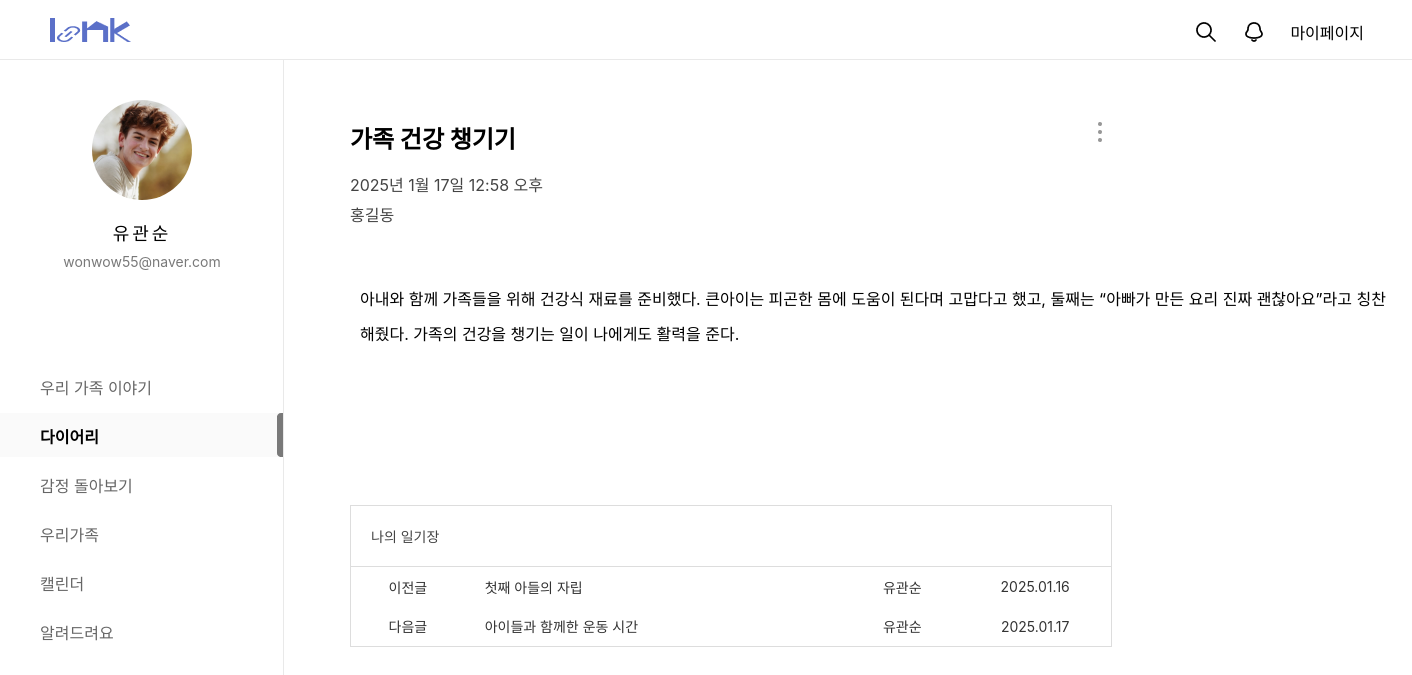
The page /diary/diary_view/95/?pageNum=10 (signed in) on the database its author committed.
### mypage/models.py (models this page shows, shortened)
class Img(models.Model):
  id = models.CharField(max_length=50, primary_key=True)  # 고유한 ID
  img = models.ImageField(upload_to='images/', null=True, blank=True, default='../static/images/calendar1/default_profile.png')  # 디폴트 이미지 설정

### loginpage/models.py (models this page shows, shortened)
class Member(models.Model):
  id = models.CharField(max_length=50,primary_key=True)
  pw = models.CharField(max_length=100)
  name = models.CharField(max_length=100)
  nicName = models.CharField(max_length=100,default='123')
  mail = models.EmailField(max_length=100)
  birthday = models.CharField(max_length=50)
  gender = models.CharField(max_length=10,choices=[('남자', '남자'), ('여자', '여자')])
  mdate = models.DateTimeField(auto_now=True)
  created_group = models.OneToOneField(
        'diary.GroupDiary',  # '앱이름.모델이름' 형식
        on_delete=models.SET_NULL,
        null=True,
        blank=True,
        related_name='creator'
    )
  joined_group = models.ForeignKey(
        'diary.GroupDiary',  # '앱이름.모델이름' 형식
        on_delete=models.SET_NULL,
        null=True,
        blank=True,
        related_name='members'
    )

### diary/models.py (models this page shows, shortened)
class Content(models.Model):
  cno = models.AutoField(primary_key=True)
  member = models.ForeignKey(Member,on_delete=models.DO_NOTHING, null=False) # 유저id & 닉네임 가져옴
  ctitle = models.CharField(max_length=1000)
  ccontent = models.TextField(null=True)
  cdate = models.DateTimeField(default=timezone.now)  # 기본값을 오늘 날짜로 설정
  group_diary  = models.ManyToManyField(GroupDiary, blank=True)
  image = models.ImageField(upload_to='diary_images/', blank=True, null=True)  # 이미지
  mdiary = models.ForeignKey(MdiaryBoard, on_delete=models.CASCADE, null=True, blank=True)

class MdiaryBoard(models.Model):
  mno = models.AutoField(primary_key=True)
  id = models.ForeignKey(Member,on_delete=models.DO_NOTHING, null=True)
  mtitle = models.CharField(max_length=1000,default='나의 일기장')
  mdate = models.DateField(auto_now=True)

### diary/views.py (the view)
# urls.py: path('diary_view/<int:cno>/', views.diary_view, name="diary_view"),
@cache_control(no_cache=True, must_revalidate=True, no_store=True)
def diary_view(request,cno):
		session_id = request.session.get('session_id')
		member = Member.objects.filter(id=session_id).first()
		mdiary = MdiaryBoard.objects.filter(id=member).first()
		qb = Img.objects.filter(id=session_id).first()
		current_post = Content.objects.filter(cno=cno)
		if not current_post:
				return HttpResponse("게시물이 존재하지 않습니다.", status=404)
		current_diary = Content.objects.get(cno=cno)
		previous_post = (
				Content.objects.filter(member=session_id, cdate__lt=current_diary.cdate)
				.order_by('-cdate')
				.first()
		)
		next_post = (
				Content.objects.filter(member=session_id, cdate__gt=current_diary.cdate)
				.order_by('cdate')
				.first()
		)
		pageNum = int(request.GET.get('pageNum', 1))
		comments = Comment.objects.filter(content=current_post[0]).order_by('-created_at')
		visible_comments = []
		for comment in comments:
			visible_comments.append(comment)
		context = {
				'cont': current_post[0],
				'previous_post': previous_post,  # 이전글 1개
				'next_post': next_post,          # 다음글 1개
				'pageNum': pageNum,
				'mdiary':mdiary,
				'diary':'Mdiary',
				'comments': comments,             # 댓글 리스트
				'comment_success': request.GET.get('comment_success', False),  # 댓글 등록 성공 여부
				'qb':qb,                            # 프사
				'member':member,                           # 내정보
				'comments': visible_comments,             # 댓글 리스트
				'comment_success': request.GET.get('comment_success', False),  # 댓글 등록 성공 여부
		}
		return render(request,'diary_view.html',context,)

### diary/templates/diary_view.html (shortened to what this page needs)
{%load static%}
<!DOCTYPE html>
<html lang="ko">
<head>
  <link rel="stylesheet" href="{% static 'css/diary/diary_view.css'%}">
  <link rel="stylesheet" href="{% static 'css/home/main.css'%}">
  <link rel="stylesheet" as="style" crossorigin href="https://cdn.jsdelivr.net/gh/orioncactus/pretendard@v1.3.9/dist/web/variable/pretendardvariable.min.css" />
</head>
<body>
  <div id="top_nav">
    <h1><a href="/main/index/"></a></h1>
    <ul class="top_menu">
      <li><a href="#"><img src="/static/images/home/search_icon.png" alt=""></a></li>
      <li><a href="#"><img src="/static/images/home/bell_off_icon.png" alt=""></a></li>
      <li><a href="/mypage/main/">마이페이지</a></li>
    </ul>
  </div>
  <div id="gnb">
    <div id="user_profile">
      <div id="pimg">
        <img src="{{ qb.img.url }}" alt="" />
      </div>
      <p id="uName">{{member.name}}</p>
      <p id="uEmail">{{member.mail}}</p>
    </div>
    <nav id="menu">
      <ul>
        <a href="/main/index/"><li class="menu_item">우리 가족 이야기</li></a>
        <a href="/diary/diaryHome/"><li class="menu_item active">다이어리</li></a>
        <a href="/emotion/main/"><li class="menu_item">감정 돌아보기</li></a>
        <a href="/family1/fam/"><li class="menu_item">우리가족</li></a>
        <a href="/calendar1/cal/"><li class="menu_item">캘린더</li></a>
        <a href="/customer/"><li class="menu_item">알려드려요</li></a>
      </ul>
    </nav>
  </div>
  <div id="container1">
    <div id="diary_view_top">
      <div class="diary_view_title">
        <h2>{{cont.ctitle}}</h2>
        <span>{{cont.cdate}}</span>
        <span>{{cont.member.name}}</span>
      </div>
      <div id="modify_del_slide_1">
        <img src="/static/images/diary/addBtn.png" alt="" id="openModal_1" style="cursor: pointer;">
      </div>
    </div>
    <div id="diary_content">
      <p style="width: 1052px;">
        {{cont.ccontent}}
      </p>
    </div>
    <div id="diary_list">
      <table>
        <colgroup>
          <col style="width:15%;">
          <col style="width:50%;">
          <col style="width:15%;">
          <col style="width:20%;">
        </colgroup>
        <tr>
          <th colspan="4">{{mdiary.mtitle}}{{mdiary.gtitle}}</th>
        </tr>
        {% if previous_post %}
        <tr>
            <td>이전글</td>
            <td>
                <a href="/diary/diary_view/{{ previous_post.cno }}">{{ previous_post.ctitle }}</a>
            </td>
            <td>{{ previous_post.member.name }}</td>
            <td>{{ previous_post.cdate|date:"Y.m.d" }}</td>
        </tr>
        {% endif %}
        {% if next_post %}
        <tr>
            <td>다음글</td>
            <td>
                <a href="/diary/diary_view/{{ next_post.cno }}">{{ next_post.ctitle }}</a>
            </td>
            <td>{{ next_post.member.name }}</td>
            <td>{{ next_post.cdate|date:"Y.m.d" }}</td>
        </tr>
        {% endif %}
      </table>
    </div>
  </div>
</body>
</html>

### static/css/diary/diary_view.css (style rules this page uses)
* { margin: 0; padding: 0; box-sizing: border-box; font-family: "Pretendard Variable", Pretendard, -apple-system, BlinkMacSystemFont, system-ui, Roboto, "Helvetica Neue", "Segoe UI", "Apple SD Gothic Neo", "Noto Sans KR", "Malgun Gothic", "Apple Color Emoji", "Segoe UI Emoji", "Segoe UI Symbol", sans-serif; }
a { text-decoration: none; }
body, html { height: 100%; }
table, tr, td { border-collapse: collapse; color: #333; font-size: 14px; }
#container1 { width: 100%; padding: 120px 300px 80px 350px; }
#diary_view_top { width: 100%; display: flex; position: relative; justify-content: space-between; }
.diary_view_title h2 { font-size: 24px; margin-bottom: 17px; }
.diary_view_title span { width: 100%; display: block; font-size: 16px; color: #444444; margin-bottom: 6px; }
#diary_content { width: 100%; margin-bottom: 100px; margin-top: 50px; }
#diary_content p { margin: 20px 0 20px 0; line-height: 35px; padding: 0 10px; }
#diary_list table { margin-top: 50px; margin-bottom: 50px; width: 100%; border: 1px solid #ddd; }
#diary_list table th { height: 50px; padding: 20px; text-align: left; font-weight: 400; color: #444; border: 1px solid #ddd; }
#diary_list table td { height: 40px; text-align: center; box-sizing: border-box; }
#diary_list table td a { color: #333; }
#diary_list table td:nth-child(2) { padding-left: 20px; text-align: left; }
#modify_del_slide_1, #modify_del_slide_2 { position: relative; position: absolute; right: 0; }

### static/css/home/main.css (style rules this page uses)
* { margin: 0; padding: 0; font-family: "Pretendard Variable", Pretendard, -apple-system, BlinkMacSystemFont, system-ui, Roboto, "Helvetica Neue", "Segoe UI", "Apple SD Gothic Neo", "Noto Sans KR", "Malgun Gothic", "Apple Color Emoji", "Segoe UI Emoji", "Segoe UI Symbol", sans-serif; }
a { text-decoration: none; color: inherit; cursor: pointer; }
ol, ul { list-style: none; }
#top_nav { width: 100%; height: 60px; background: #fff; border-bottom: 1px solid #E9E9E9; position: fixed; z-index: 1000; }
#gnb { width: 284px; height: 100%; overflow-y: auto; position: fixed; top : 60px; border-right: 1px solid #E9E9E9; background: #fff; }
#user_profile { width: 284px; height: 264px; text-align: center; }
#uName { font-size: 18px; font-weight: 500; letter-spacing: 3px; line-height: 21px; margin-top:23px }
#uEmail { font-size: 14px; font-weight: 400; line-height: 17px; color: #797979; margin-top:9px }
#pimg { width: 100px; height: 100px; border-radius: 100%; overflow: hidden; margin: 40px auto 0; }
#pimg img { width: 100%; height: 100%; object-fit: cover; }
#menu ul { list-style: none; padding-left: 0; margin-bottom: 220px; }
#menu ul li { height: 44px; padding: 11px 0 11px 40px; margin-bottom: 5px; box-sizing: border-box; transition: background-color 0.3s, color 0.3s; }
.menu_item { font-size: 16px; font-weight: 400; color: #666; }
.menu_item.active { font-size: 16px; font-weight: 600; color: #000; background-color: #FAFAFA; background-image: url(../../images/home/menu_bar.png); background-repeat: no-repeat; background-position: right center; }
#top_nav>h1 { width: 81px; height: 24px; background: url('../../images/home/logo_sample.png') no-repeat; position: absolute; left:50px; top:18px; }
.top_menu { display: flex; gap: 24px; justify-content: flex-end; margin-right: 48px; padding-top: 20px; box-sizing: border-box; }
#diary_list { display: flex; width: 100%; height: 248px; justify-content: flex-start; align-items: center; gap: 32px; }

### rows shown on the page
Img: img (picture)
Member: name "유관순", mail "wonwow55@naver.com"
Content: ctitle "가족 건강 챙기기", cdate "2025년 1월 17일 12:58 오후", member.name "홍길동", ccontent "아내와 함께 가족들을 위해 건강식 재료를 준비했다. 큰아이는 피곤한 몸에 도움이 된다며 고맙다고 했고, 둘째는 “아빠가 만든 요리 진짜 괜찮아요”라고 칭찬해줬다. 가족의 건강을 챙기는 일이 나에게도 활력을 준다."
MdiaryBoard: mtitle "나의 일기장"
Content: ctitle "첫째 아들의 자립", member.name "유관순", cdate "2025.01.16"
Content: ctitle "아이들과 함께한 운동 시간", member.name "유관순", cdate "2025.01.17"
